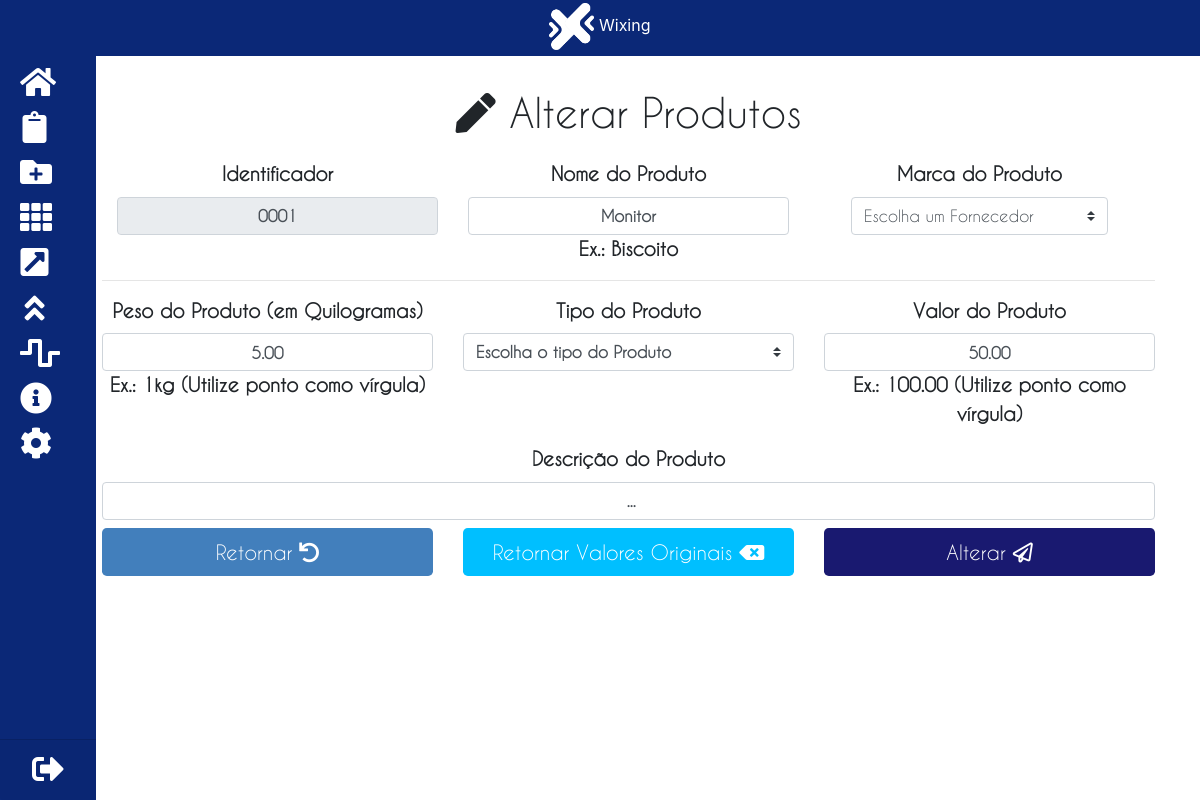
The app's page /alterProduto.php?id=1 (signed in) with its own data.
### tables this page shows
CREATE TABLE `produtos` (
  `id` int(11) NOT NULL auto_increment,
  `nome` varchar(50) NOT NULL,
  `peso` float(20,2) NOT NULL,
  `tipo_produto` varchar(20) NOT NULL,
  `valor_produto` float(20,2) NOT NULL,
  `descricao` varchar(250) NOT NULL,
  `idFornFK` int(11) NOT NULL,
  `quant` int(11) NOT NULL default '0',
  PRIMARY KEY  (`id`),
  KEY `idFornFK` (`idFornFK`),
  CONSTRAINT `idFornFK` FOREIGN KEY (`idFornFK`) REFERENCES `fornecedor` (`idForn`)
);

### alterProduto.php (the view, shortened to what this page needs)
<?php
   @include_once '_includes/arqCima.php';
    include_once '_sqlC/conexao.php';
    $id = $_GET['id'];
    $sql = $conn->query("SELECT * FROM produtos WHERE id = '$id'");
    while ($dados = $sql->fetch_assoc()) {
        $idP = $dados['id'];
        $nomeP = $dados['nome'];
        $pesoP = $dados['peso'];
        $valor_p = $dados['valor_produto'];
        $descricaoP = $dados['descricao'];
    }
?>
    <div id="conteudo"  style="height: 100vh;" class="container">
        <form class="form form-group" action="_sqlC/alterP.php?id=<?php echo $id; ?>" method="post">
            <div class="container-fluid text-center mt-4">
                <div class="row">
                    <div class="col-md-12"><h1><i class="fas fa-pen"></i> Alterar Produtos </h1></div>
                </div>
                <div class="row mt-3">
                    <?php if ($idP > 0 && $idP < 10) { ?>
                        <div class="col-md-4">
                            <label for="ident"><strong>Identificador</strong></label>
                            <input type="text" style="text-align: center" class="form-control" required  value="000<?php  echo $idP; ?>" name="" disabled id="ident">
                        </div>
                    <?php }else if($idP >= 10 && $idP < 100){ ?>
                        <div class="col-md-4">
                            <label for="ident"><strong>Identificador</strong></label>
                            <input type="text" style="text-align: center" class="form-control" required value="00<?php  echo $idP; ?>" name="" disabled id="ident">
                        </div>
                    <?php }else if($idP >= 100 && $idP < 1000){ ?>
                        <div class="col-md-4">
                            <label for="ident"><strong>Identificador</strong></label>
                            <input type="text" style="text-align: center" class="form-control" required value="0<?php  echo $idP; ?>" name="" disabled id="ident">
                        </div>
                    <?php }else if($idP >= 1000){ ?>
                        <div class="col-md-4">
                            <label for="ident"><strong>Identificador</strong></label>
                            <input type="text" style="text-align: center" class="form-control" required value="<?php  echo $idP; ?>" name="" disabled id="ident">
                        </div>
                    <?php } ?>
                    <div class="col-md-4">
                        <label for="nome"><strong>Nome do Produto</strong></label>
                        <input type="text" class="form-control" name="nome" value="<?php echo $nomeP; ?>" required id="nome">
                        <small><strong>Ex.: Biscoito</strong></small>
                    </div>
                    <div class="col-md-4">
                        <label for="nome"><strong>Marca do Produto</strong></label>
                        <select class="custom-select mx-auto" style="width:80%" name="fabricante" id="">
                            <option value="0" selected disabled>Escolha um Fornecedor</option>
                        </select>
                    </div>
                </div>
            </div>
            <hr>
            <div class="row mt-3 text-center">
                    <div class="col-md-4">
                        <label for="ident"><strong>Peso do Produto (em Quilogramas)</strong></label>
                        <input type="text" class="form-control" value="<?php echo $pesoP; ?>" name="peso" required  id="ident">
                        <small><strong>Ex.: 1kg (Utilize ponto como vírgula)</strong></small>
                    </div>
                    <div class="col-md-4">
                        <label for="tipo"><strong>Tipo do Produto</strong></label>
                        <select style="font-weight: bold" style="width:80%" class="custom-select mx-auto" name="tipo" required id="tipo">
                            <option value="0" selected disabled>Escolha o tipo do Produto</option>
                        </select>
                    </div>
                        <div class="col-md-4">
                            <label for="value"><strong>Valor do Produto</strong></label>
                            <input type="text" class="form-control" value="<?php echo $valor_p; ?>" name="valor" required id="value">
                            <small><strong>Ex.: 100.00 (Utilize ponto como vírgula)</strong></small>
                        </div>
                    </div>
                    <div class="row mt-3">
                        <div class="col-md-12 text-center">
                            <label for="desc"><strong>Descrição do Produto</strong></label>
                            <input type="text"   style="font-weight: bold; resize: none;" class="form-control" required  value="<?php echo $descricaoP; ?>" name="desc"  id="value">
                        </div>
                    </div>
                    <div class="row mt-2">
                        <div class="col-md-4 text-center">
                            <a href="listProd.php" class="btn btn-lg mx-auto" id="mandar"> Retornar <i class="fas fa-undo"></i> </a>
                        </div>
                        <div class="col-md-4 text-center">
                            <button type="reset" class="btn btn-lg mx-auto" id="apagar">Retornar Valores Originais <i class="fas fa-backspace"></i> </button>
                        </div>
                        <div class="col-md-4 text-center">
                         <button type="submit" id="enviar" class="btn  btn-lg mx-auto" >Alterar <i class="far fa-paper-plane"></i> </button>
                        </div>
                    </div>
                </div>
<?php
    include_once '_includes/arqBaixo.php';
?>

### _includes/arqCima.php (style rules this page uses)
div#conteudo { padding-top: 8vh; padding-left: 6vw; font-family: "FontePrincipal"; }
div#conteudo { -webkit-animation: fadeIn .9s ease-in-out; -moz-animation: fadeIn .9s ease-in-out; -o-animation: fadeIn .9s ease-in-out; animation: fadeIn .9s ease-in-out; }

### alterProduto.php (style rules this page uses)
label,small { font-size: 1.2em; }
input[type="text"],select { font-weight: bold; }
body { overflow-x: hidden; }
#apagar { background-color:deepskyblue; width: 100%; color: white; }
#enviar { background-color:midnightblue; color: white; width: 100%; }
#mandar { color: white; width: 100%; background-color: #427fbc; }
form input { text-align: center; }

### records on screen
produtos: id "0001", nome "Monitor", peso "5.00", valor "50.00", desc "..."
